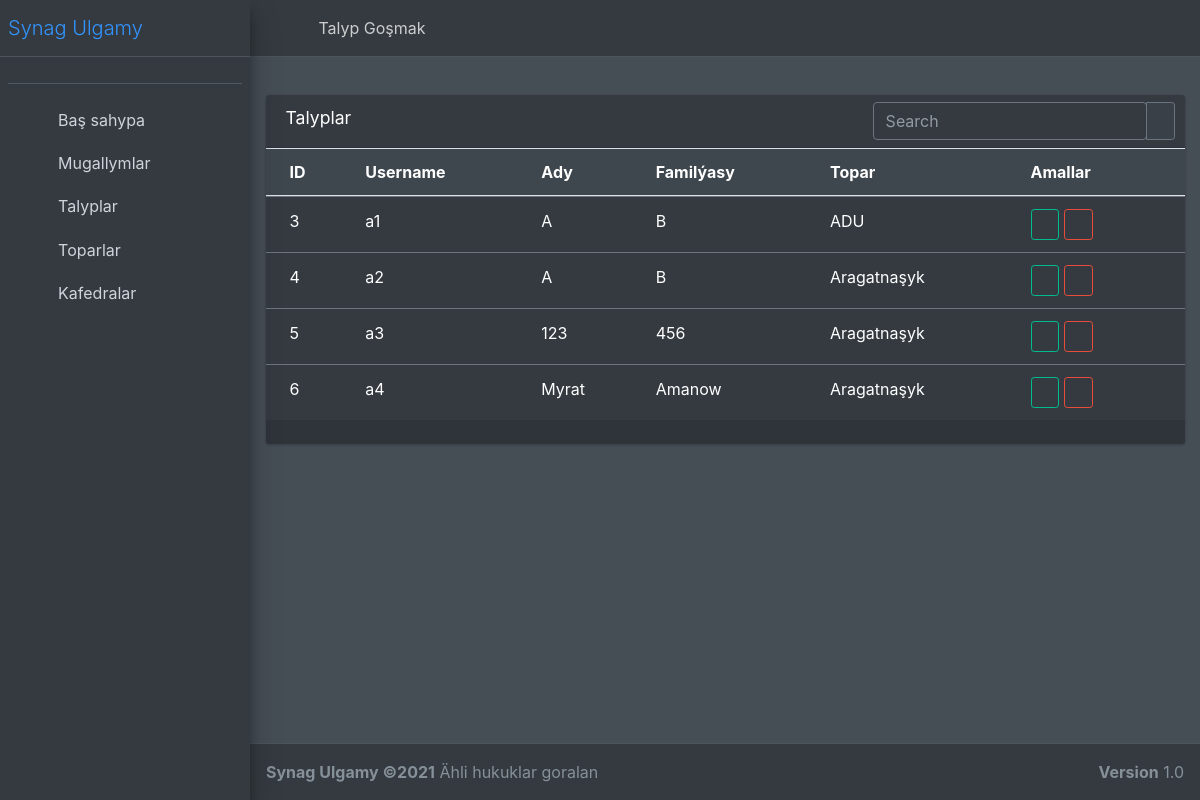
The page /Administrator/Student_List (signed in) on the database its author committed.
### TestUlgamyApp/models.py (models this page shows)
class Users(AbstractUser):
    user_type_list = (
        (1, 'Administrator'),
        (2, 'Mugallym'),
        (3, 'Student')
    )
    user_type = models.CharField(choices=user_type_list,max_length=10, default=1, null=True)

class Student_Profile(models.Model):
    admin = models.OneToOneField(Users, on_delete=models.CASCADE)
    topar = models.ForeignKey(Toparlar, on_delete=models.CASCADE)
    date = models.DateTimeField(auto_now_add=True)

class Toparlar(models.Model):
    name = models.CharField(max_length=100, null=True)
    def __str__(self):
        return self.name

### TestUlgamyApp/AdminViews.py (the view)
# urls.py: path('Student_List',Student_List,name='Student_List'),
@login_required
def Student_List(request):
    if request.user.user_type == '1':
        models = Users.objects.filter(user_type=3)
        user_page = request.GET.get('sahypa', 1)
        user_search = request.GET.get('search')
        p = Paginator(models, 13)
        try:
            page = p.page(user_page)
        except:
            page = p.page(1)
        if user_search:
            page = Users.objects.filter(
                Q(user_type=3, username__icontains=user_search) | Q(user_type=3, first_name__icontains=user_search) | Q(
                    user_type=3, last_name__icontains=user_search))
        context = {
            'page': page,
        }
        return render(request, 'Administrator/Student List.html', context)
    else:
        raise Http404

### templates/Administrator/Student List.html (shortened to what this page needs)
{% extends 'Administrator/base.html' %}
{% load static %}
{% block content %}
    <div class="row">
        <div class="col-12">
            <div class="card">
                <div class="card-header">
                    <h3 class="card-title">Talyplar</h3>
                    <div class="card-tools">
                        <div class="input-group input-group-sm">
                            <form method="get">
                                <input type="text" name="search" class="form-control float-right" placeholder="Search">
                            </form>
                            <div class="input-group-append">
                                <button type="submit" class="btn btn-default">
                                    <i class="fas fa-search"></i>
                                </button>
                            </div>
                        </div>
                    </div>
                </div>
                <div class="card-body table-responsive p-0">
                    <table class="table table-head-fixed text-nowrap">
                        <thead>
                        <tr>
                            <th>ID</th>
                            <th>Username</th>
                            <th>Ady</th>
                            <th>Familýasy</th>
                            <th>Topar</th>
                            <th>Amallar</th>
                        </tr>
                        </thead>
                        <tbody>
                        {% for model in page %}
                            <tr>
                                <td>{{ model.id }}</td>
                                <td>{{ model.username }}</td>
                                <td>{{ model.first_name }}</td>
                                <td>{{ model.last_name }}</td>
                                <td>{{ model.student_profile.topar }}</td>
                                <td>
                                    <a href="{% url 'Student_uytgetmek' model.id %}"
                                       class="btn btn-outline-success btn-sm"><i class="fa fa-edit"></i></a>
                                    <a href="{% url 'Student_delete' model.id %}"
                                       class="btn btn-outline-danger btn-sm"><i class="fa fa-trash-alt"></i></a>
                                </td>
                            </tr>
                        {% endfor %}
                        </tbody>
                    </table>
                    <div class="card-footer clearfix">
                    </div>
                </div>
            </div>
        </div>
    </div>
{% endblock %}

### templates/Administrator/base.html (shortened to what this page needs)
{% load static %}
<!DOCTYPE html>
<html lang="tk">
<head>
    <link rel="stylesheet" href="{% static 'plugins/fontawesome-free/css/all.min.css' %}">
    <link rel="stylesheet" href="{% static 'plugins/overlayScrollbars/css/OverlayScrollbars.min.css' %}">
    <link rel="stylesheet" href="{% static 'dist/css/adminlte.min.css' %}">
</head>
<body class="hold-transition dark-mode sidebar-mini layout-fixed layout-navbar-fixed layout-footer-fixed">
<div class="wrapper">
    {% include 'Administrator/navbar.html' %}
    {% include 'Administrator/sidebar.html' %}
    <div class="content-wrapper">
        <div class="content-header">
        </div>
        <section class="content">
            <div class="container-fluid">
                {% block content %}
                {% endblock %}
            </div>
        </section>
    </div>
    <footer class="main-footer">
        <strong>Synag Ulgamy &copy;2021</strong>
        Ähli hukuklar goralan
        <div class="float-right d-none d-sm-inline-block">
            <b>Version</b> 1.0
        </div>
    </footer>
</div>
</body>
</html>

### templates/Administrator/navbar.html (shortened to what this page needs)
{% load static %}
<nav class="main-header navbar navbar-expand navbar-dark">
    <ul class="navbar-nav">
        <li class="nav-item">
            <a class="nav-link" data-widget="pushmenu" href="#" role="button"><i class="fas fa-bars"></i></a>
        </li>
        {% url 'Student_List' as Student %}
        {% if request.path == Student %}
            <li class="nav-item d-none d-sm-inline-block">
                <a href="{% url 'Student_goshmak' %}" class="nav-link">Talyp Goşmak</a>
            </li>
        {% endif %}
    </ul>
    <ul class="navbar-nav ml-auto">
        <li class="nav-item">
            <a class="nav-link" data-widget="fullscreen" href="#" role="button">
                <i class="fas fa-expand-arrows-alt"></i>
            </a>
        </li>
        <li class="nav-item">
            <a class="nav-link" href="{% url 'Logout' %}" role="button">
                <i class="fas fa-power-off"></i>
            </a>
        </li>
        <li class="nav-item">
            <a class="nav-link" data-widget="control-sidebar" data-slide="true" href="#" role="button">
                <i class="fas fa-th-large"></i>
            </a>
        </li>
    </ul>
</nav>

### templates/Administrator/sidebar.html (shortened to what this page needs)
{% load static %}
<aside class="main-sidebar sidebar-dark-primary elevation-4">
    <a href="" class="brand-link">
        <span class="brand-text font-weight-light">Synag Ulgamy</span>
    </a>
    <div class="sidebar">
        <div class="user-panel mt-3 pb-3 mb-3 d-flex">
            <div class="info">
            </div>
        </div>
        <nav class="mt-2">
            <ul class="nav nav-pills nav-sidebar flex-column" data-widget="treeview" role="menu"
                data-accordion="false">
                <li class="nav-item">
                    <a href="{% url 'AdminDashboard' %}" class="nav-link">
                        <i class="nav-icon fas fa-th"></i>
                        <p>
                            Baş sahypa
                        </p>
                    </a>
                </li>
                <li class="nav-item">
                    <a href="{% url 'Mugallym_List' %}" class="nav-link">
                        <i class="nav-icon fas fa-user"></i>
                        <p>
                            Mugallymlar
                        </p>
                    </a>
                </li>
                <li class="nav-item">
                    <a href="{% url 'Student_List' %}" class="nav-link">
                        <i class="nav-icon fas fa-user"></i>
                        <p>
                            Talyplar
                        </p>
                    </a>
                </li>
                <li class="nav-item">
                    <a href="{% url 'All_Toparlar' %}" class="nav-link">
                        <i class="nav-icon fas fa-layer-group"></i>
                        <p>
                            Toparlar
                        </p>
                    </a>
                </li>
                <li class="nav-item">
                    <a href="{% url 'All_Kafedra' %}" class="nav-link">
                        <i class="nav-icon fas fa-layer-group"></i>
                        <p>
                            Kafedralar
                        </p>
                    </a>
                </li>
            </ul>
        </nav>
    </div>
</aside>

### rows shown on the page
Users: id "3", username "a1", first_name "A", last_name "B", student_profile.topar "ADU"
Users: id "4", username "a2", first_name "A", last_name "B", student_profile.topar "Aragatnaşyk"
Users: id "5", username "a3", first_name "123", last_name "456", student_profile.topar "Aragatnaşyk"
Users: id "6", username "a4", first_name "Myrat", last_name "Amanow", student_profile.topar "Aragatnaşyk"
